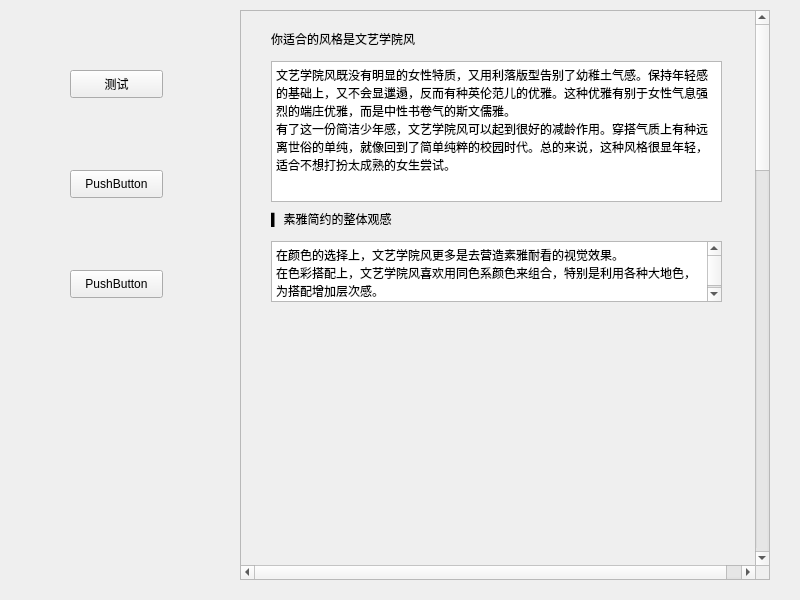
<?xml version="1.0" encoding="UTF-8"?>
<ui version="4.0">
 <class>cw_s_t</class>
 <widget class="QWidget" name="cw_s_t">
  <property name="geometry">
   <rect>
    <x>0</x>
    <y>0</y>
    <width>800</width>
    <height>600</height>
   </rect>
  </property>
  <property name="windowTitle">
   <string>Form</string>
  </property>
  <widget class="QScrollArea" name="scrollArea">
   <property name="geometry">
    <rect>
     <x>240</x>
     <y>10</y>
     <width>530</width>
     <height>570</height>
    </rect>
   </property>
   <property name="minimumSize">
    <size>
     <width>400</width>
     <height>570</height>
    </size>
   </property>
   <property name="verticalScrollBarPolicy">
    <enum>Qt::ScrollBarAlwaysOn</enum>
   </property>
   <property name="horizontalScrollBarPolicy">
    <enum>Qt::ScrollBarAlwaysOn</enum>
   </property>
   <property name="widgetResizable">
    <bool>false</bool>
   </property>
   <widget class="QWidget" name="scrollAreaWidgetContents">
    <property name="geometry">
     <rect>
      <x>0</x>
      <y>-1453</y>
      <width>530</width>
      <height>2000</height>
     </rect>
    </property>
    <widget class="QLabel" name="label">
     <property name="geometry">
      <rect>
       <x>30</x>
       <y>20</y>
       <width>231</width>
       <height>16</height>
      </rect>
     </property>
     <property name="text">
      <string>你适合的风格是文艺学院风</string>
     </property>
    </widget>
    <widget class="QTextBrowser" name="textBrowser">
     <property name="geometry">
      <rect>
       <x>30</x>
       <y>50</y>
       <width>451</width>
       <height>141</height>
      </rect>
     </property>
     <property name="html">
      <string>&lt;!DOCTYPE HTML PUBLIC &quot;-//W3C//DTD HTML 4.0//EN&quot; &quot;http://www.w3.org/TR/REC-html40/strict.dtd&quot;&gt;
&lt;html&gt;&lt;head&gt;&lt;meta name=&quot;qrichtext&quot; content=&quot;1&quot; /&gt;&lt;style type=&quot;text/css&quot;&gt;
p, li { white-space: pre-wrap; }
&lt;/style&gt;&lt;/head&gt;&lt;body style=&quot; font-family:'SimSun'; font-size:9pt; font-weight:400; font-style:normal;&quot;&gt;
&lt;p style=&quot; margin-top:0px; margin-bottom:0px; margin-left:0px; margin-right:0px; -qt-block-indent:0; text-indent:0px;&quot;&gt;文艺学院风既没有明显的女性特质，又用利落版型告别了幼稚土气感。保持年轻感的基础上，又不会显邋遢，反而有种英伦范儿的优雅。这种优雅有别于女性气息强烈的端庄优雅，而是中性书卷气的斯文儒雅。&lt;/p&gt;
&lt;p style=&quot; margin-top:0px; margin-bottom:0px; margin-left:0px; margin-right:0px; -qt-block-indent:0; text-indent:0px;&quot;&gt;有了这一份简洁少年感，文艺学院风可以起到很好的减龄作用。穿搭气质上有种远离世俗的单纯，就像回到了简单纯粹的校园时代。总的来说，这种风格很显年轻，适合不想打扮太成熟的女生尝试。&lt;/p&gt;&lt;/body&gt;&lt;/html&gt;</string>
     </property>
    </widget>
    <widget class="QLabel" name="label_2">
     <property name="geometry">
      <rect>
       <x>30</x>
       <y>200</y>
       <width>161</width>
       <height>16</height>
      </rect>
     </property>
     <property name="text">
      <string>▍ 素雅简约的整体观感</string>
     </property>
    </widget>
    <widget class="QTextBrowser" name="textBrowser_2">
     <property name="geometry">
      <rect>
       <x>30</x>
       <y>230</y>
       <width>451</width>
       <height>61</height>
      </rect>
     </property>
     <property name="html">
      <string>&lt;!DOCTYPE HTML PUBLIC &quot;-//W3C//DTD HTML 4.0//EN&quot; &quot;http://www.w3.org/TR/REC-html40/strict.dtd&quot;&gt;
&lt;html&gt;&lt;head&gt;&lt;meta name=&quot;qrichtext&quot; content=&quot;1&quot; /&gt;&lt;style type=&quot;text/css&quot;&gt;
p, li { white-space: pre-wrap; }
&lt;/style&gt;&lt;/head&gt;&lt;body style=&quot; font-family:'SimSun'; font-size:9pt; font-weight:400; font-style:normal;&quot;&gt;
&lt;p style=&quot; margin-top:0px; margin-bottom:0px; margin-left:0px; margin-right:0px; -qt-block-indent:0; text-indent:0px;&quot;&gt;在颜色的选择上，文艺学院风更多是去营造素雅耐看的视觉效果。&lt;/p&gt;
&lt;p style=&quot; margin-top:0px; margin-bottom:0px; margin-left:0px; margin-right:0px; -qt-block-indent:0; text-indent:0px;&quot;&gt;在色彩搭配上，文艺学院风喜欢用同色系颜色来组合，特别是利用各种大地色，为搭配增加层次感。&lt;/p&gt;&lt;/body&gt;&lt;/html&gt;</string>
     </property>
    </widget>
    <widget class="QLabel" name="label_3">
     <property name="geometry">
      <rect>
       <x>30</x>
       <y>300</y>
       <width>451</width>
       <height>241</height>
      </rect>
     </property>
     <property name="text">
      <string/>
     </property>
    </widget>
    <widget class="QTextBrowser" name="textBrowser_3">
     <property name="geometry">
      <rect>
       <x>30</x>
       <y>560</y>
       <width>451</width>
       <height>51</height>
      </rect>
     </property>
     <property name="html">
      <string>&lt;!DOCTYPE HTML PUBLIC &quot;-//W3C//DTD HTML 4.0//EN&quot; &quot;http://www.w3.org/TR/REC-html40/strict.dtd&quot;&gt;
&lt;html&gt;&lt;head&gt;&lt;meta name=&quot;qrichtext&quot; content=&quot;1&quot; /&gt;&lt;style type=&quot;text/css&quot;&gt;
p, li { white-space: pre-wrap; }
&lt;/style&gt;&lt;/head&gt;&lt;body style=&quot; font-family:'SimSun'; font-size:9pt; font-weight:400; font-style:normal;&quot;&gt;
&lt;p style=&quot; margin-top:0px; margin-bottom:0px; margin-left:0px; margin-right:0px; -qt-block-indent:0; text-indent:0px;&quot;&gt;文艺学院风也会有一些比较清浅的配色，用白、灰、卡其色等经典稳妥的基础色。组合起来不容易出错，百搭又不会显沉闷：&lt;/p&gt;&lt;/body&gt;&lt;/html&gt;</string>
     </property>
    </widget>
    <widget class="QLabel" name="label_4">
     <property name="geometry">
      <rect>
       <x>30</x>
       <y>620</y>
       <width>451</width>
       <height>211</height>
      </rect>
     </property>
     <property name="text">
      <string/>
     </property>
    </widget>
    <widget class="QLabel" name="label_5">
     <property name="geometry">
      <rect>
       <x>30</x>
       <y>840</y>
       <width>251</width>
       <height>16</height>
      </rect>
     </property>
     <property name="text">
      <string>避免多余花哨的图案</string>
     </property>
    </widget>
    <widget class="QTextBrowser" name="textBrowser_4">
     <property name="geometry">
      <rect>
       <x>30</x>
       <y>870</y>
       <width>451</width>
       <height>61</height>
      </rect>
     </property>
     <property name="html">
      <string>&lt;!DOCTYPE HTML PUBLIC &quot;-//W3C//DTD HTML 4.0//EN&quot; &quot;http://www.w3.org/TR/REC-html40/strict.dtd&quot;&gt;
&lt;html&gt;&lt;head&gt;&lt;meta name=&quot;qrichtext&quot; content=&quot;1&quot; /&gt;&lt;style type=&quot;text/css&quot;&gt;
p, li { white-space: pre-wrap; }
&lt;/style&gt;&lt;/head&gt;&lt;body style=&quot; font-family:'SimSun'; font-size:9pt; font-weight:400; font-style:normal;&quot;&gt;
&lt;p style=&quot; margin-top:0px; margin-bottom:0px; margin-left:0px; margin-right:0px; -qt-block-indent:0; text-indent:0px;&quot;&gt;我们可以从各种杂志、品牌look上发现，大部分学院风单品都是纯色（或者色彩很简单基础的条纹）。气质低调沉稳，很符合学院书卷气，没有被多余的装饰搅浑这种气质。&lt;/p&gt;&lt;/body&gt;&lt;/html&gt;</string>
     </property>
    </widget>
    <widget class="QLabel" name="label_6">
     <property name="geometry">
      <rect>
       <x>30</x>
       <y>940</y>
       <width>451</width>
       <height>251</height>
      </rect>
     </property>
     <property name="text">
      <string/>
     </property>
    </widget>
    <widget class="QLabel" name="label_7">
     <property name="geometry">
      <rect>
       <x>30</x>
       <y>1200</y>
       <width>321</width>
       <height>16</height>
      </rect>
     </property>
     <property name="text">
      <string>▍ 选对经典的文艺复古特征</string>
     </property>
    </widget>
    <widget class="QTextBrowser" name="textBrowser_5">
     <property name="geometry">
      <rect>
       <x>30</x>
       <y>1230</y>
       <width>451</width>
       <height>131</height>
      </rect>
     </property>
     <property name="html">
      <string>&lt;!DOCTYPE HTML PUBLIC &quot;-//W3C//DTD HTML 4.0//EN&quot; &quot;http://www.w3.org/TR/REC-html40/strict.dtd&quot;&gt;
&lt;html&gt;&lt;head&gt;&lt;meta name=&quot;qrichtext&quot; content=&quot;1&quot; /&gt;&lt;style type=&quot;text/css&quot;&gt;
p, li { white-space: pre-wrap; }
&lt;/style&gt;&lt;/head&gt;&lt;body style=&quot; font-family:'SimSun'; font-size:9pt; font-weight:400; font-style:normal;&quot;&gt;
&lt;p style=&quot; margin-top:0px; margin-bottom:0px; margin-left:0px; margin-right:0px; -qt-block-indent:0; text-indent:0px;&quot;&gt;学院风穿搭里唯一出现频率较高的图案就是格纹了，但是格纹没选好，也很容易成为显土气的元凶。&lt;/p&gt;
&lt;p style=&quot; margin-top:0px; margin-bottom:0px; margin-left:0px; margin-right:0px; -qt-block-indent:0; text-indent:0px;&quot;&gt;一方面是看颜色对比，比如黑红、黑黄这类对比鲜明的格纹，会比较扎眼，容易显老气。另一方面是看格纹大小，大块格纹膨胀感强，冲击感强烈，比较难驾驭。&lt;/p&gt;
&lt;p style=&quot; margin-top:0px; margin-bottom:0px; margin-left:0px; margin-right:0px; -qt-block-indent:0; text-indent:0px;&quot;&gt;比较好驾驭的格纹，是线条与底色很相近的低调小格纹。既能减轻单调感，又不显土气：&lt;/p&gt;&lt;/body&gt;&lt;/html&gt;</string>
     </property>
    </widget>
    <widget class="QLabel" name="label_8">
     <property name="geometry">
      <rect>
       <x>30</x>
       <y>1370</y>
       <width>451</width>
       <height>241</height>
      </rect>
     </property>
     <property name="text">
      <string/>
     </property>
    </widget>
    <widget class="QTextBrowser" name="textBrowser_6">
     <property name="geometry">
      <rect>
       <x>30</x>
       <y>1630</y>
       <width>451</width>
       <height>81</height>
      </rect>
     </property>
     <property name="html">
      <string>&lt;!DOCTYPE HTML PUBLIC &quot;-//W3C//DTD HTML 4.0//EN&quot; &quot;http://www.w3.org/TR/REC-html40/strict.dtd&quot;&gt;
&lt;html&gt;&lt;head&gt;&lt;meta name=&quot;qrichtext&quot; content=&quot;1&quot; /&gt;&lt;style type=&quot;text/css&quot;&gt;
p, li { white-space: pre-wrap; }
&lt;/style&gt;&lt;/head&gt;&lt;body style=&quot; font-family:'SimSun'; font-size:9pt; font-weight:400; font-style:normal;&quot;&gt;
&lt;p style=&quot; margin-top:0px; margin-bottom:0px; margin-left:0px; margin-right:0px; -qt-block-indent:0; text-indent:0px;&quot;&gt;另外，牛角扣大衣也是学院风利用率最高的单品之一。挑选的时候注意选择足够硬挺、轮廓线清晰的版型：不超过膝盖的长度最合适，短款的风格过于俏皮可爱，少了学院感；太长会臃肿拖沓，显得没精神。&lt;/p&gt;&lt;/body&gt;&lt;/html&gt;</string>
     </property>
    </widget>
    <widget class="QLabel" name="label_9">
     <property name="geometry">
      <rect>
       <x>30</x>
       <y>1730</y>
       <width>451</width>
       <height>241</height>
      </rect>
     </property>
     <property name="text">
      <string/>
     </property>
    </widget>
   </widget>
  </widget>
  <widget class="QPushButton" name="pushButton">
   <property name="geometry">
    <rect>
     <x>70</x>
     <y>70</y>
     <width>93</width>
     <height>28</height>
    </rect>
   </property>
   <property name="text">
    <string>测试</string>
   </property>
  </widget>
  <widget class="QPushButton" name="pushButton_2">
   <property name="geometry">
    <rect>
     <x>70</x>
     <y>170</y>
     <width>93</width>
     <height>28</height>
    </rect>
   </property>
   <property name="text">
    <string>PushButton</string>
   </property>
  </widget>
  <widget class="QPushButton" name="pushButton_3">
   <property name="geometry">
    <rect>
     <x>70</x>
     <y>270</y>
     <width>93</width>
     <height>28</height>
    </rect>
   </property>
   <property name="text">
    <string>PushButton</string>
   </property>
  </widget>
 </widget>
 <resources/>
 <connections/>
</ui>
